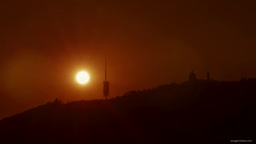
#> input picture Lab3/images/Barcelona-sequence/Barcelona-frame00050.png, 256 x 144 px, shrunk from 640 x 360 before the run; its folder holds only this picture in this run
$ jupyter execute --allow-errors P3_Clara.ipynb   (shell and % lines are left out)
#> lines starting #> are read from the running program, lines starting #| are printed output that depends on the picture
# Computer Vision - P3

## Delivery

Up to **1 point out of 10** will be penalized if the following requirements are not fulfilled:

- Implemented code should be commented.

- The questions introduced in the exercises must be answered.

- Add title to the figures to explain what is displayed.

- Comments need to be in **english**.

- The deliverable must be a file named **P3_Student1_Student2.zip** that includes:
    - The notebook P3_Student1_Student2.ipynb completed with the solutions to the exercises and their corresponding comments.
    - All the images used in this notebook.

**Deadline (Campus Virtual): November 10th, 23:00 h**

==============================================================================================
## Practicum 3: Image and Video Segmentation

==============================================================================================

The main topics are:

In Video Segmentation:

3.1. Segmentation of video shots with static scenes.

3.2. Background substraction.

In Image Segmentation:

3.3. Segmentation of images.

To successfuly complete this practicum it is necessary to understand the following theory concepts: video segmentation, background substraction, K-means clustering, different image segmentation approaches,...

The following chapters of the book “Computer Vision: Algorithms and Applicatons” from Richard Szeliski have further information about the topic:

* Chapter 4: Computer Vision: Algorithms and Applications.

* Chapter 5: Segmentation.

## Video segmentation

Given the video stored in ‘Barcelona-sequence’, which contains images acquired by a static camera, we ask you to:
- Find the temporal segments of the video (shots). Where the scene change? (Section 3.1)
- Extract the background images and thus, remove all the "artifacts" considered as foreground related to movement. (Section 3.2)

Note: One of the applications of the backgroun substraction methods is the button "remove tourists" implemented in most commercial photo cameras. For instance, Adobe uses the "Monument Mode", which automatically deletes the people going by the cameras.

Today, most of videoconference tools allow to put a virtual background. Thus, they need to extract the person (the foreground) and to put it on the new virtual background.

## 3.1 Segmentation of video shots

Read and visualize the sequence of images "images/Barcelona-sequence".

Hint: In order to read a collection of images, we wil use the function [animation.FuncAnimation](https://matplotlib.org/2.0.0/api/_as_gen/matplotlib.animation.FuncAnimation.html).

Observe in the following Example, how FuncAnimation is used to read and visualize a sequence of frames. Explore the parameters of animation.FuncAnimation().

[cell 1]
# Example
import numpy as np
import skimage
from skimage import io
import matplotlib.pyplot as plt
import matplotlib.animation as animation

ic = io.ImageCollection('images/Barcelona-sequence/*.png')
#> ic = 1 item
        # Reading a sequence of images from a folder


    #Changing the pluggin is necessary always when visualizing a video!

fig = plt.figure()  # Create figure
im = plt.imshow(ic[0], animated=True) #Visualize the first image

def updatefig1(i):   #Updating the frame visualization
    im.set_array(ic[i*5]) #Changing the content of the canvas
    return im, #to return a tuple!

plt.show()
ani = animation.FuncAnimation(fig, updatefig1, interval=5, blit=True, frames=50, repeat= False)
plt.show()

a) Find where a shot (scene) finishes and the following starts (boundaries). Each of the scenes in a video is usually called 'shot'.

To solve this exercise, you need to create a **temporal plot** showing a frame by frame measure to be defined by you, being applicable to distinguish the shots. Define a criterion to detect the boundaries of the shots and visualize it in a static plot.

Additionally, create an interactive plot executing the following code in "Example A". This created **temporal plot** should replace the temporal plot given as a template.

[cell 2]
from skimage.exposure import histogram
from skimage import img_as_float, io

# We define a function that takes an image,
# converts it into float and returns its
# three histograms (one for each channel)

def data(image, nbins):
    image = img_as_float(image)
    return [histogram(image[:,:,rgb], nbins)[0] for rgb in range(3)]

[cell 3]
scenes = [0]

for i in range(2, len(ic)):

    difference = [abs(data(ic[i], 8)[rgb] - data(ic[i-1], 8)[rgb]) for rgb in range (3)]

    if np.mean(difference) > 10000:
        scenes.append(i - 1)
        scenes.append(i)
#> this loop made 0 passes
#> after the loop, scenes = [0]

#> (the rest of this cell did not finish here and is left out)

[cell 4]
plots = len(scenes)
#> plots = 1
fig = plt.figure(figsize=(11,28))
p = 1

for scene in scenes:

    red_hist = histogram(img_as_float(ic[scene][:,:,0]), nbins = 8)
    green_hist = histogram(img_as_float(ic[scene][:,:,1]), nbins = 8)
    blue_hist = histogram(img_as_float(ic[scene][:,:,2]), nbins = 8)
    rgb_hist = [np.mean([red_hist[0][i], green_hist[0][i], blue_hist[0][i]]) for i in range(plots)]

    fig.add_subplot(plots, 2, p)
    plt.bar(red_hist[1], rgb_hist, width = 0.005)

    if p % 2 == 0:
        plt.title("Begin of scene")
    else:
        plt.title("End of scene")

    p += 1
#> this loop made 1 pass
#> (rgb_hist, p) on pass 1: ([25904.3], 2)
#> after the loop, p = 2

[cell 5]
h = []
def data_gen():

    t = data_gen.t
    cnt = 0
    while cnt < 1000:

        hist = data(ic[cnt], 8)
        mean = 0

        if len(h) > 0:
            difference = [abs(hist[rgb] - h[len(h) - 1][rgb]) for rgb in range(3)]
            mean = np.mean(difference)

        h.append(hist)

        cnt+=1
        t += 0.05
        y = mean
        # adapted the data generator to yield both sin and cos
        yield t, y

data_gen.t = 0


# create a figure with two subplots
fig, (ax1, ax2) = plt.subplots(2,1)

# intialize a line object on the second axes for plotting
line, = ax2.plot([], [], lw=2, color='r')

ax2.set_ylim(-1.1, 1.1)
ax2.set_xlim(0, 5)
ax2.grid()

# initialize the data arrays
xdata, ydata = [], []
def run(data):
    # update the data plot
#> called with data = (0.05, 0)
    t, y = data
#> t = 0.05; y = 0
    xdata.append(t) # time = x axis
    ydata.append(y) # y axis

    # Plot image on top row
    ax1.imshow(ic[len(xdata)])

    # Plot sin in bottom row
    xmin, xmax = ax2.get_xlim()
    if t >= xmax:
        ax2.set_xlim(xmin, 2*xmax)
        ax2.figure.canvas.draw()

    # update the data of both line objects
    line.set_data(xdata, ydata)

    return line

#> (the rest of this cell did not finish here and is left out)

b) Show the initial and final images of each shot extracted as follows:

**Hint:**
Use the previous plot to define the proper threshold value over the differences of histograms. Use the threshold to localize the initial and final frames.

[cell 6]
fig = plt.figure(figsize=(12,30))

for p in range(plots):

    ax = fig.add_subplot(plots, 2, p + 1)
    plt.imshow(ic[scenes[p]])

    if p % 2 == 0:
        ax.title.set_text("Begin of scene")
    else:
        ax.title.set_text("End of scene")

c) Which measure have you used in order to visually distinguish the shots in a plot? Explain your solution.

d) Would your video segmentation strategy be able to capture continuous transition? Argue your answer.

e) Would your video segmentation strategy be able to separate and track objects? Argue your answer.

## 3.2 Background subtraction

Apply the background subtraction algorithm (check theory material).

a) Visualize the following images for each different scene (there are 3) of the video:

    1) images belonging to the shot
    2) the background image, and
    3) the foreground.

**Hint**: You can construct a mask obtained from the original image and the background in order to know which parts of the image form part from the foreground and recover from the original image just the foreground regions.

[cell 7]
# Your soluction here

b) Comment your implementation including details.

c) Answer the following questions:
- What happens if the shots are not correctly extracted?
- What happens if you find too many shots in the video?
- What do the static background images represent?
- In which situations does the algorithm work and in which it does not?
- What happens if you substract the background image from the original one?
- Do you see any additional application for this algorithm?

d) **[OPTIONAL]**
- Apply the algorithm to some other static video that you found.

[cell 8]
# Your soluction here

## 3.3 Segmentation of images

Apply different clustering methods for image segmentation on the RGB-XY space.

**Hint**:
- Different image segmentation commands can be found in skimage.segmentation.
- Use the function segmentation.mark_boundaries for seeing the boundaries of the segments.
- Use the inline pluggin to visualize images (%matplotlib inline)

a) Read 'loro.png' image from the folder 'images' and segment it using Felzenszwalbs's method.

[cell 9]
from skimage.segmentation import felzenszwalb, mark_boundaries, slic, quickshift
loro = io.imread("images/loro.png")
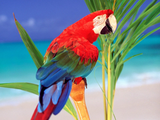
#> input picture Lab3/images/loro.png, 160 x 120 px, shrunk from 400 x 300 before the run
#> loro is the input picture: shape (120, 160, 3); mean R, G, B 127.9, 140.2, 144
loro_segmented = felzenszwalb(loro, scale=100, sigma=0.5, min_size=50)
#> loro_segmented: shape (120, 160) int64; 86 distinct labels, from 0 to 85
plt.imshow(mark_boundaries(loro, loro_segmented))

b) Test different parameters in order to obtain a good image segmentation.
Answer the following qüestions:
- Which are the optimal values?
- How does each parameter behave?

[cell 10]
# Modifying the "sigma" parameter

fig = plt.figure(figsize=(15,15))

ax = fig.add_subplot(1,2,1)
loro_segmented_1_1 = felzenszwalb(loro, scale=100, sigma=0.1, min_size=50)
#> loro_segmented_1_1: shape (120, 160) int64; 85 distinct labels, from 0 to 84
plt.imshow(mark_boundaries(loro, loro_segmented_1_1))
ax.title.set_text("Decreasing the sigma")

ax = fig.add_subplot(1,2,2)
loro_segmented_1_2 = felzenszwalb(loro, scale=100, sigma=1, min_size=50)
#> loro_segmented_1_2: shape (120, 160) int64; 71 distinct labels, from 0 to 70
plt.imshow(mark_boundaries(loro, loro_segmented_1_2))
ax.title.set_text("Increasing the sigma")

[cell 11]
# Modifying the "scale" parameter
fig = plt.figure(figsize=(15,15))

ax = fig.add_subplot(1,2,1)
loro_segmented_2_1 = felzenszwalb(loro, scale=20, sigma=0.5, min_size=50)
#> loro_segmented_2_1: shape (120, 160) int64; 90 distinct labels, from 0 to 89
plt.imshow(mark_boundaries(loro, loro_segmented_2_1))
ax.title.set_text("Decreasing the scale")

ax = fig.add_subplot(1,2,2)
loro_segmented_2_2 = felzenszwalb(loro, scale=200, sigma=0.5, min_size=50)
#> loro_segmented_2_2: shape (120, 160) int64; 61 distinct labels, from 0 to 60
plt.imshow(mark_boundaries(loro, loro_segmented_2_2))
ax.title.set_text("Increasing the scale")

#### Answer to b)
The parameter scale sets an observation level. Higher scale means less and larger segments. Sigma is the diameter of a Gaussian kernel, used for smoothing the image prior to segmentation. The number of produced segments as well as their size can only be controlled indirectly through scale. Segment size within an image can vary greatly depending on local contrast.

c) Comment what algorithm is the method based in up to 3 lines most.

#### Answer to c)

d) Segment the same image using SLIC algorithm.

[cell 12]
loro_slic = slic(loro, n_segments=20, compactness=0.1, sigma=1)
#> loro_slic: shape (120, 160) int64; 11 distinct labels, from 1 to 11
plt.imshow(mark_boundaries(loro, loro_slic))

e) Test different parameters in order to obtain a good image segmentation with SLIC algorithm.
Answer the following qüestions:
- Which are the optimal values?
- How does each parameter behave?

[cell 13]
# Modifying the "n_segments" parameter

fig = plt.figure(figsize=(15,15))

ax = fig.add_subplot(1,2,1)
loro_slic_1_1 = slic(loro, n_segments=10, compactness=0.1, sigma=1)
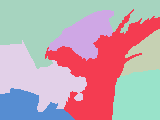
#> loro_slic_1_1: shape (120, 160) int64; 7 distinct labels, from 1 to 7; one colour per label, 0 black
plt.imshow(mark_boundaries(loro, loro_slic_1_1))
ax.title.set_text("Decreasing the number of segments")

ax = fig.add_subplot(1,2,2)
loro_slic_1_2 = slic(loro, n_segments=50, compactness=0.1, sigma=1)
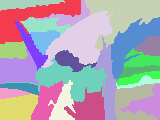
#> loro_slic_1_2: shape (120, 160) int64; 27 distinct labels, from 1 to 27; one colour per label, 0 black
plt.imshow(mark_boundaries(loro, loro_slic_1_2))
ax.title.set_text("Increasing the number of segments")

[cell 14]
# Modifying the "compactness" parameter

fig = plt.figure(figsize=(15,15))

ax = fig.add_subplot(1,2,1)
loro_slic_2_1 = slic(loro, n_segments=20, compactness=0.05, sigma=1)
plt.imshow(mark_boundaries(loro, loro_slic_2_1))
ax.title.set_text("Decreasing the compactness")

ax = fig.add_subplot(1,2,2)
loro_slic_2_2 = slic(loro, n_segments=20, compactness=20, sigma=1)
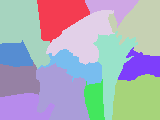
#> loro_slic_2_2: shape (120, 160) int64; 14 distinct labels, from 1 to 14; one colour per label, 0 black
plt.imshow(mark_boundaries(loro, loro_slic_2_2))
ax.title.set_text("Increasing the compactness")

[cell 15]
# Modifying the "sigma" parameter

fig = plt.figure(figsize=(15,15))

ax = fig.add_subplot(1,2,1)
loro_slic_3_1 = slic(loro, n_segments=20, compactness=0.1, sigma=0.5)
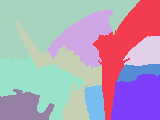
#> loro_slic_3_1: shape (120, 160) int64; 10 distinct labels, from 1 to 10; one colour per label, 0 black
plt.imshow(mark_boundaries(loro, loro_slic_3_1))
ax.title.set_text("Decreasing the sigma")

ax = fig.add_subplot(1,2,2)
loro_slic_3_2 = slic(loro, n_segments=20, compactness=0.1, sigma=5)
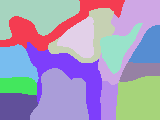
#> loro_slic_3_2: shape (120, 160) int64; 15 distinct labels, from 1 to 15; one colour per label, 0 black
plt.imshow(mark_boundaries(loro, loro_slic_3_2))
ax.title.set_text("Increasing the sigma")

#### Answer to e)

f) Segment the same image using the Quickshift algorithm.

[cell 16]
loro_quick = quickshift(loro, kernel_size=3, max_dist=6, ratio=0.5)
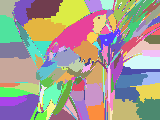
#> loro_quick: shape (120, 160) int64; 386 distinct labels, from 0 to 385; one colour per label, 0 black
plt.imshow(mark_boundaries(loro, loro_quick))

g) Test different parameters in order to obtain a good image segmentation with SLIC algorithm.
Answer the following qüestions:
- Which are the optimal values?
- How does each parameter behave?

[cell 17]
# Modifying the "kernel_size" parameter

fig = plt.figure(figsize=(15,15))

ax = fig.add_subplot(1,2,1)
loro_quick_1_1 = quickshift(loro, kernel_size=1, max_dist=6, ratio=0.5)
plt.imshow(mark_boundaries(loro, loro_quick_1_1))
ax.title.set_text("Decreasing the kernel size")

ax = fig.add_subplot(1,2,2)
loro_quick_1_2 = quickshift(loro, kernel_size=10, max_dist=6, ratio=0.5)
#> loro_quick_1_2: shape (120, 160) int64; 363 distinct labels, from 0 to 362
plt.imshow(mark_boundaries(loro, loro_quick_1_2))
ax.title.set_text("Increasing the kernel size")

[cell 18]
# Modifying the "max_dist" parameter

fig = plt.figure(figsize=(15,15))

ax = fig.add_subplot(1,2,1)
loro_quick_1_1 = quickshift(loro, kernel_size=3, max_dist=2, ratio=0.5)
plt.imshow(mark_boundaries(loro, loro_quick_1_1))
ax.title.set_text("Decreasing the maximum distance")

ax = fig.add_subplot(1,2,2)
loro_quick_1_2 = quickshift(loro, kernel_size=3, max_dist=15, ratio=0.5)
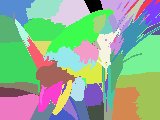
#> loro_quick_1_2: shape (120, 160) int64; 53 distinct labels, from 0 to 52; one colour per label, 0 black
plt.imshow(mark_boundaries(loro, loro_quick_1_2))
ax.title.set_text("Increasing the maximum distance")

[cell 19]
# Modifying the "ratio" parameter

fig = plt.figure(figsize=(15,15))

ax = fig.add_subplot(1,2,1)
loro_quick_1_1 = quickshift(loro, kernel_size=3, max_dist=6, ratio=0.1)
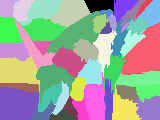
#> loro_quick_1_1: shape (120, 160) int64; 47 distinct labels, from 0 to 46; one colour per label, 0 black
plt.imshow(mark_boundaries(loro, loro_quick_1_1))
ax.title.set_text("Decreasing the ratio")

ax = fig.add_subplot(1,2,2)
loro_quick_1_2 = quickshift(loro, kernel_size=3, max_dist=6, ratio=1)
plt.imshow(mark_boundaries(loro, loro_quick_1_2))
ax.title.set_text("Increasing the ratio")
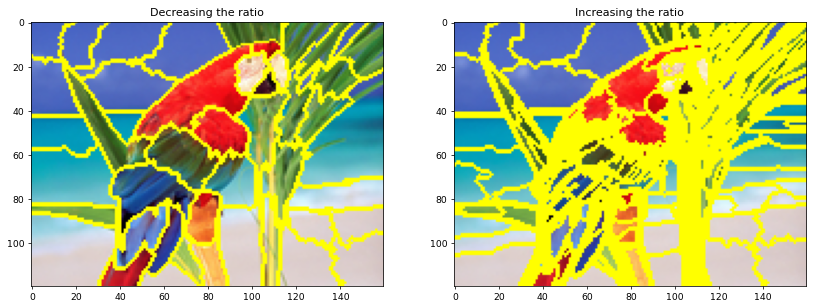
#> figure drawn by matplotlib, 2 panels

#### Answer to g)

h) Comment what algorithm is the method based in up to 3 lines.

#### Answer to h)

i) Plot the original image and the results of both algorithms in a 1x3 subplot.

[cell 20]
fig = plt.figure(figsize=(15,15))

ax = fig.add_subplot(1,3,1)
plt.imshow(loro)
ax.title.set_text("Original Image")

ax = fig.add_subplot(1,3,2)
plt.imshow(mark_boundaries(loro, loro_slic))
ax.title.set_text("SLIC algorithm")

ax= fig.add_subplot(1,3,3)
plt.imshow(mark_boundaries(loro, loro_quick))
ax.title.set_text("Quickshift algorithm")
